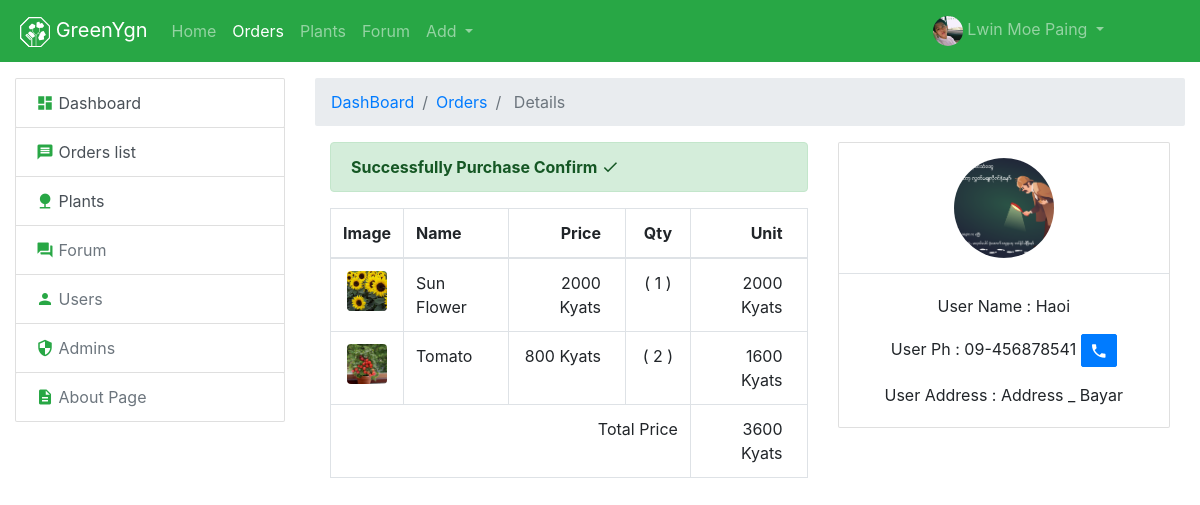
The app's page /gyadmin/superadmin/order-list/detail.php?id=5 (signed in) with its own data.
### tables this page shows
CREATE TABLE `order_details` (
  `order_id` int(11) NOT NULL,
  `plant_id` int(11) NOT NULL,
  `image` varchar(150) NOT NULL DEFAULT '/assets/images/logo/greenygn_animate.svg',
  `quantity` int(11) NOT NULL,
  `plant_amount` int(11) NOT NULL,
  `total_amount` double NOT NULL
);

CREATE TABLE `plants` (
  `id` int(11) NOT NULL,
  `image` varchar(120) NOT NULL,
  `name` varchar(120) DEFAULT NULL,
  `price` int(11) NOT NULL,
  `category_id` int(11) NOT NULL,
  `admin_id` int(10) UNSIGNED NOT NULL,
  `deleted_at` datetime DEFAULT NULL,
  `created_at` datetime DEFAULT NULL,
  `modified_at` datetime DEFAULT NULL
);

CREATE TABLE `orders` (
  `id` int(11) NOT NULL,
  `user_id` int(11) UNSIGNED NOT NULL,
  `user_name` varchar(120) NOT NULL,
  `user_phone` varchar(20) NOT NULL,
  `user_address` varchar(255) NOT NULL,
  `status` tinyint(4) NOT NULL,
  `order_date` date NOT NULL,
  `send_date` date DEFAULT NULL,
  `deleted_at` datetime DEFAULT NULL,
  `created_at` datetime DEFAULT NULL,
  `modified_at` datetime DEFAULT NULL
);

CREATE TABLE `users` (
  `id` int(11) UNSIGNED NOT NULL,
  `name` varchar(80) NOT NULL,
  `email` varchar(150) NOT NULL,
  `image` varchar(200) NOT NULL DEFAULT '/assets/images/logo/greenygn_animate.svg',
  `password` varchar(200) NOT NULL,
  `ph` varchar(20) NOT NULL,
  `address` tinytext,
  `bio` varchar(150) DEFAULT NULL,
  `deleted_at` datetime DEFAULT NULL,
  `created_at` datetime DEFAULT NULL,
  `modified_at` datetime DEFAULT NULL
);

### gyadmin/superadmin/order-list/functions/detail/getdata.php (called while the page is built, shortened)
<?php
    $sql = "SELECT `orders`.* , `users`.`image` AS `user_image` FROM `orders` ";
    $sql .= " INNER JOIN `users` ON `orders`.`user_id`  = `users`.`id` ";
    $sql .= " WHERE `orders`.`id` = " . $_GET['id'];
    if($row = mysqli_query($conn, $sql)) {
        $result = mysqli_fetch_assoc($row);
        $sql = "SELECT  `order_details`.*, `plants`.`name` AS `plant_name` FROM `order_details` ";
        $sql .= " INNER JOIN `plants` ON `order_details`.`plant_id`  = `plants`.`id` ";
        $sql .= " WHERE `order_id` = " . $_GET['id'];
        $order_details = array();
        if($row = mysqli_query($conn, $sql)) {
            while($order_row = mysqli_fetch_assoc($row)) {
                $order_details[] = $order_row;
            }
        }
    } else {
        header("Location: " . "/users/orderlist");
        die("NNN");
    }

### gyadmin/superadmin/order-list/detail.php (the view, shortened to what this page needs)
<?php
    require __DIR__. "/functions/detail/getdata.php";
    require __DIR__ . "/../view/begin_header.php";
    require __DIR__ . "/../view/finish_header.php";
    require __DIR__ . "/../view/nav/navbar.php";
?>
    <div class="container-fluid mt-3">
        <div class="row">
            <div class="col-md-3">
                <?php
                    require __DIR__ . "/../view/left_url_list/left_url_list.php";
                ?>
            </div>
            <div class="col-md-9">
                <nav aria-label="breadcrumb">
                    <ol class="breadcrumb">
                        <li class="breadcrumb-item"><a href="/gyadmin/superadmin/">DashBoard</a></li>
                        <li class="breadcrumb-item"><a href="/gyadmin/superadmin/order-list">Orders</a></li>
                        <li class="breadcrumb-item active"> Details </li>
                    </ol>
                </nav>
                <div class="container-fluid">
                    <div class="row">
                            <div class="col-md-7">
                                    <?php
                                        if($result['status'] == 1):
                                    ?>
                                        <div class="container-fluid mb-3">
                                            <div class="row">
                                                <div class="col-6">
                                                    <form  method="post" action="">
                                                    <input type="hidden" name="id" value="<?= $result['id'] ?>">
                                                            <button name="confirm_submit" class="btn btn-success  btn-block" type="submit">
                                                                <i class="icon ion-md-add"></i> Confirm
                                                            </button>
                                                    </form>
                                                </div>
                                                <div class="col-6">
                                                    <form  method="post" action="">
                                                    <input type="hidden" name="id" value="<?= $result['id'] ?>">
                                                            <button name="reject_submit" class="btn btn-danger btn-block" type="submit">
                                                                <i class="icon ion-md-add"></i> Reject
                                                            </button>
                                                    </form>
                                                </div>
                                            </div>
                                        </div>
                                        <form  method="post" action="">
                                        </form>
                                    <?php
                                        elseif($result['status'] == 2):
                                    ?>
                                        <div class="alert alert-success">
                                                <strong> Successfully Purchase Confirm <i class="material-icons md-18">check</i> </strong>
                                            </div>
                                    <?php
                                        endif;
                                    ?>
                                <div class="table-responsive">
                                    <table class="table table-bordered">
                                        <thead>
                                            <tr>
                                            <th scope="col">Image</th>
                                            <th scope="col">Name</th>
                                            <th class="text-right pr-4" scope="col">Price</th>
                                            <th class="text-center Quantity" scope="col">Qty</th>
                                            <th class="text-right pr-4" scope="col">Unit</th>
                                            </tr>
                                        </thead>
                                        <tbody>
                                        <?php
                                            $all_total_amount = 0;
                                            foreach($order_details as $v):
                                                $all_total_amount += $v['total_amount'];
                                        ?>
                                        <tr>
                                            <td>
                                                <div
                                                    class="Plant_Shopping_Cart sm rounded"
                                                    style="background-image:url('<?= $v['image'] ?>')"
                                                >
                                                </div>
                                            </td>
                                            <td><?= $v['plant_name']?></td>
                                            <td class="text-right pr-4" ><?= $v['plant_amount']?> Kyats</td>
                                            <td class="text-center"> ( <?= $v['quantity']?> ) </td>
                                            <td class="text-right pr-4" ><?= $v['total_amount']?> Kyats</td>
                                        </tr>
                                        <?php
                                            endforeach;
                                        ?>
                                            <tr>
                                                <td class="text-right" colspan="4">Total Price</td>
                                                <td class="text-right pr-4"> <?= $all_total_amount ?> Kyats</td>
                                            </tr>
                                        </tbody>
                                    </table>
                                </div>
                            </div>
                            <div class="col-md-5">
                                <div class="card">
                                <div class="border-bottom">
                                    <div class="Card_Svg_Container">
                                        <img class="img-fluid rounded-circle" src="<?= $result['user_image'] ?>" alt="">
                                    </div>
                                </div>
                                    <div class="card-body text-center">
                                    <p class="card-text">
                                        User Name : <?= $result['user_name'] ?>
                                    </p>
                                    <p class="card-text">
                                        User Ph :
                                        <?= $result['user_phone'] ?>
                                        <a  class="btn btn-primary btn-sm " href="tel:<?= $result['user_phone'] ?>">
                                        <i class="material-icons md-18"> phone </i>
                                        </a>
                                    </p>
                                    <p class="card-text">
                                        User Address : <?= $result['user_address'] ?>
                                    </p>
                                    </div>
                                </div>
                            </div>
                    </div>
                </div>
            </div>
        </div>
    </div>
<?php
    require __DIR__ . "/../view/finish_footer.php";
?>

### assets/css/greenygn.css (style rules this page uses)
body { min-height: 100vh; padding-bottom: 50px; position: relative; }
.btn , .form-control, .breadcrumb, .card, .list-group-item:first-child, .list-group-item:last-child, .dropdown-menu { border-radius: 2px; }
.Plant_Shopping_Cart { width: 60px; height: 60px; border-radius: 2px; background-size: cover; background-position: center center; background-repeat: no-repeat; }
.Plant_Shopping_Cart.sm { width: 40px; height: 40px; margin: auto; }
.Quantity { min-width: 65px; }
.Card_Svg_Container { width: 100px; margin: 15px auto; }

### records on screen
order_details: image (picture), plant.name "Sun Flower", plant_amount "2000", quantity "1", total_amount "2000"
order_details: image (picture), plant.name "Tomato", plant_amount "800", quantity "2", total_amount "1600"
orders: user.image (picture), user_name "Haoi", user_phone "09-456878541", user_address "Address _ Bayar"

### other values on screen
$_SESSION['admin']['name'] "Lwin Moe Paing"
$all_total_amount "3600"
